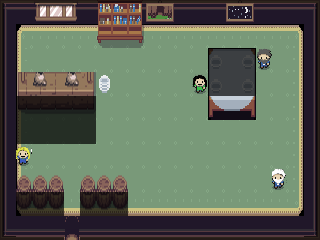

This game map was drawn from its Tiled (.tmx) file and the tilesets committed beside it. A one-line description and the full map source follow:
An orthogonal 20x10 tile map with 16x24 px tiles, 3 tile layers (Tile Layer 1, Tile Layer 2, collision), 3 tilesets and 2 objects (2x teleport).

<map version="1.8" tiledversion="1.8.2" orientation="orthogonal" renderorder="right-down" width="20" height="10" tilewidth="16" tileheight="24" infinite="0" nextlayerid="5" nextobjectid="9">
 <tileset firstgid="1" source="house_int.tsx" />
 <tileset firstgid="1001" source="collisions.tsx" />
 <tileset firstgid="1161" source="home.tsx" />
 <layer id="1" name="Tile Layer 1" width="20" height="10">
  <data encoding="csv">
2,3,3,3,3,3,3,3,3,3,3,3,3,3,3,3,3,3,3,4,
42,281,282,282,282,282,282,282,282,282,282,282,282,282,282,282,282,282,283,44,
42,321,322,322,322,322,322,322,322,322,322,322,322,54,55,56,322,322,323,44,
42,321,322,322,322,322,322,322,322,322,322,322,322,94,95,96,322,322,323,44,
42,321,322,322,322,322,322,322,322,322,322,322,322,134,135,136,322,322,323,44,
42,321,322,322,322,322,322,322,322,322,322,322,322,322,322,322,322,322,323,44,
42,321,322,322,322,322,322,322,322,322,322,322,322,322,322,322,322,322,323,44,
42,321,322,322,322,322,322,322,322,322,322,322,322,322,322,322,322,322,323,44,
42,361,362,362,362,362,362,362,362,362,362,362,362,362,362,362,362,362,363,44,
82,83,83,83,83,83,83,83,83,83,83,83,83,83,83,83,83,83,83,84
</data>
 </layer>
 <layer id="2" name="Tile Layer 2" width="20" height="10">
  <data encoding="csv">
0,0,1508,1509,1510,0,484,485,486,17,18,0,0,0,15,16,0,0,0,0,
0,0,0,0,0,0,524,525,526,0,0,0,0,0,0,0,0,0,0,0,
0,0,0,0,0,0,0,0,0,0,0,0,0,252,55,252,2569,0,0,0,
0,2219,2217,2221,2217,2223,329,0,0,0,0,0,2570,252,95,252,0,0,0,0,
0,2259,2260,2261,2262,2263,0,0,0,0,0,0,0,134,135,136,0,0,0,0,
0,0,0,0,0,0,0,0,0,0,0,0,0,0,0,0,0,0,0,0,
0,2571,0,0,0,0,0,0,0,0,0,0,0,0,0,0,0,0,0,0,
0,1194,1194,1194,0,1194,1194,1194,0,0,0,0,0,0,0,0,0,2572,0,0,
0,1234,1234,1234,0,1234,1234,1234,0,0,0,0,0,0,0,0,0,0,0,0,
0,0,0,0,86,0,0,0,0,0,0,0,0,0,0,0,0,0,0,0
</data>
 </layer>
 <layer id="3" name="collision" width="20" height="10" opacity="0.7">
  <data encoding="csv">
1010,1057,1057,1057,1057,1057,1057,1057,1057,1057,1057,1057,1057,1057,1057,1057,1057,1057,1057,1011,
1026,0,0,0,0,0,0,0,0,0,0,0,0,0,0,0,0,0,0,1025,
1026,0,0,0,0,0,0,0,0,0,0,0,0,1016,1016,1016,0,0,0,1025,
1026,0,0,0,0,0,0,0,0,0,0,0,0,1016,1016,1016,0,0,0,1025,
1026,1016,1016,1016,1016,1016,0,0,0,0,0,0,0,0,0,0,0,0,0,1025,
1026,1016,1016,1016,1016,1016,0,0,0,0,0,0,0,0,0,0,0,0,0,1025,
1026,0,0,0,0,0,0,0,0,0,0,0,0,0,0,0,0,0,0,1025,
1026,0,0,0,0,0,0,0,0,0,0,0,0,0,0,0,0,0,0,1025,
1026,1016,1016,1016,0,1016,1016,1016,0,0,0,0,0,0,0,0,0,0,0,1025,
1012,1041,1041,1041,0,1041,1041,1041,1041,1041,1041,1041,1041,1041,1041,1041,1041,1041,1041,1013
</data>
 </layer>
 <objectgroup id="4" name="objects">
  <properties>
   <property name="teleport" value="milktable,4,8" />
  </properties>
  <object id="5" type="teleport" gid="1041" x="64" y="240" width="16" height="24">
   <properties>
    <property name="teleport" value="ishnew,24,6" />
   </properties>
  </object>
  <object id="8" type="teleport" gid="1057" x="212.519" y="126.179" width="37.4724" height="18.2059" />
 </objectgroup>
</map>
